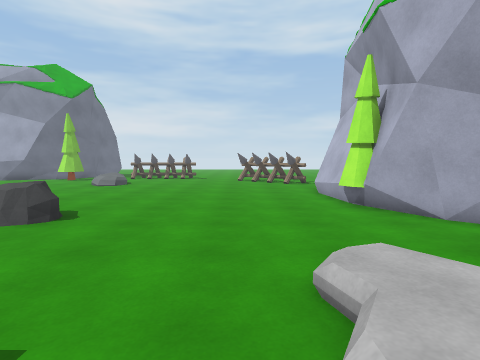
[1] (above)

24 first-person views from a walk through a 3-D level made in the Unity game engine. The camera is 1.4 m above the floor, tilts 4° down and sees 80° across. The floor is counted in squares, 1 m on a side. Each view is taken from the middle of a square. On the plan, view 1 faces up. The plan holds only what a view shows up to about 14 squares ahead; the rest is blank. The place goes on beyond the plan. The player character is not drawn. Some animated figures are left out.

[2]
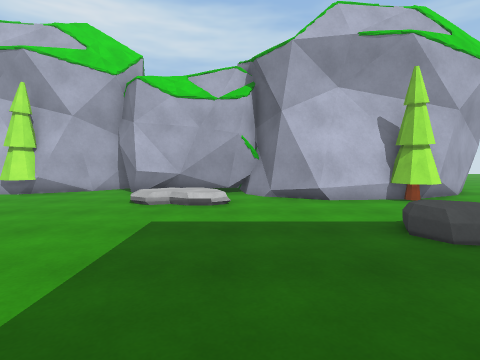

[3]
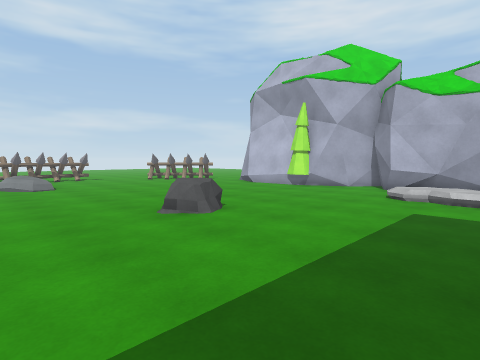

[4]
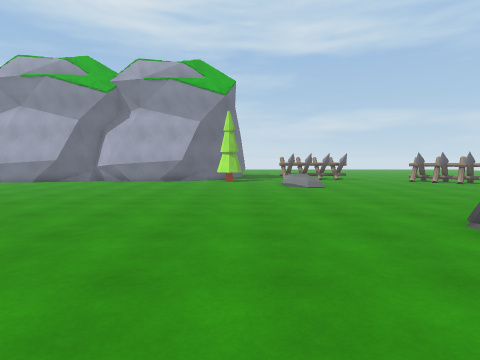

[5]
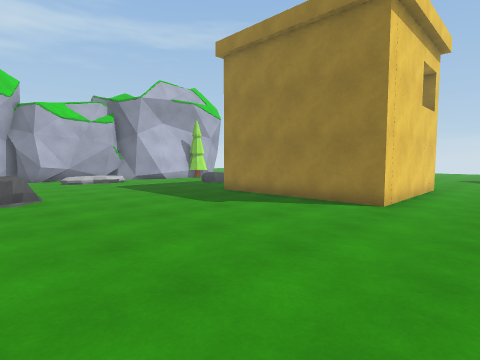

[6]
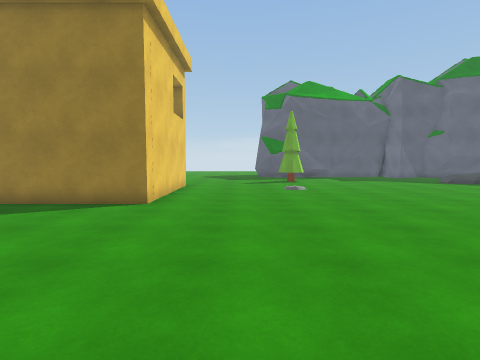

[7]
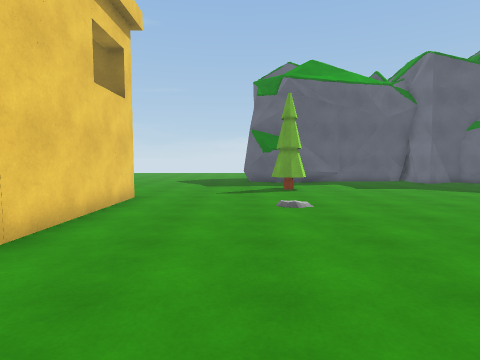

[8]
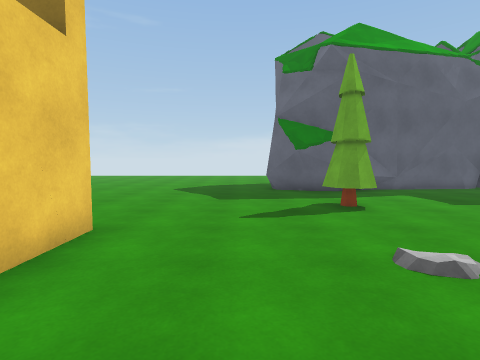

[9]
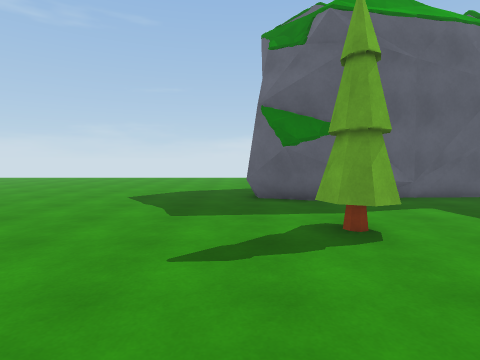

[10]
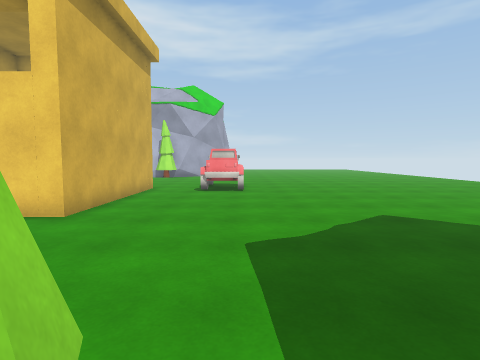

[11]
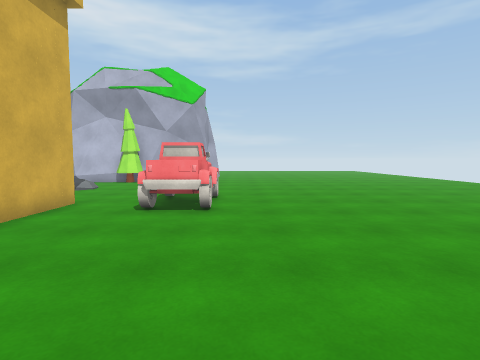

[12]
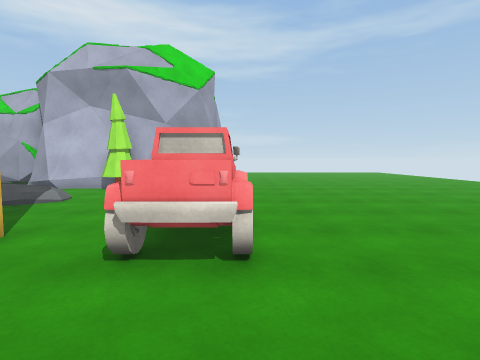

[13]
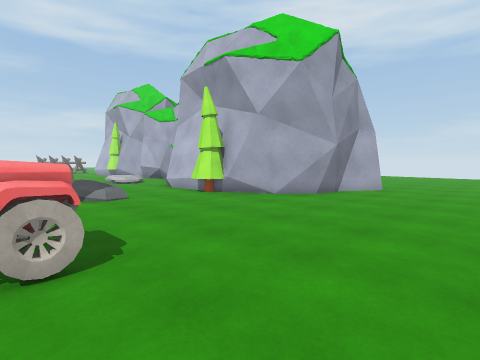

[14]
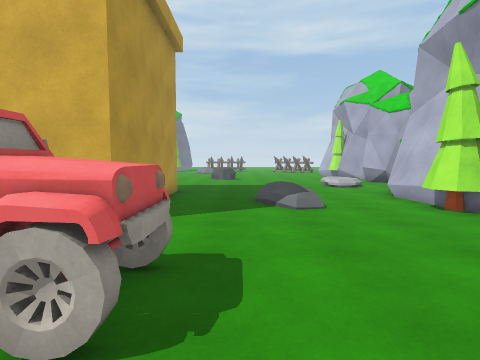

[15]
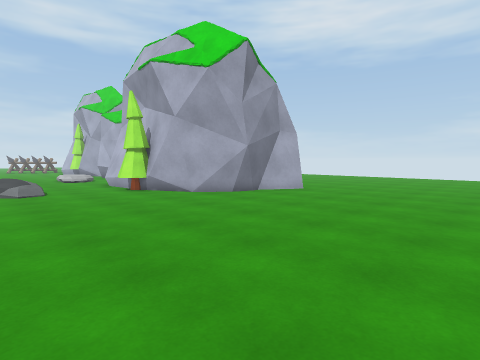

[16]
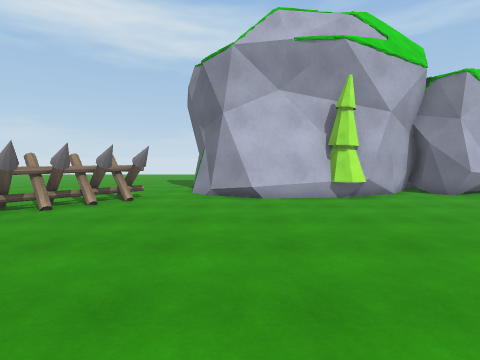

[17]
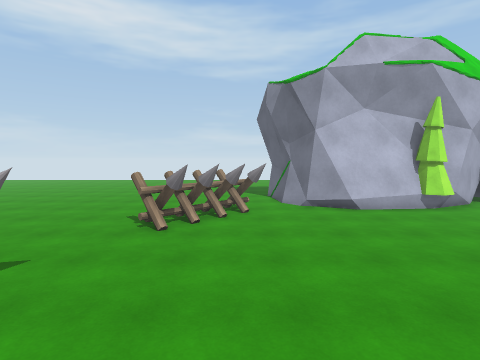

[18]
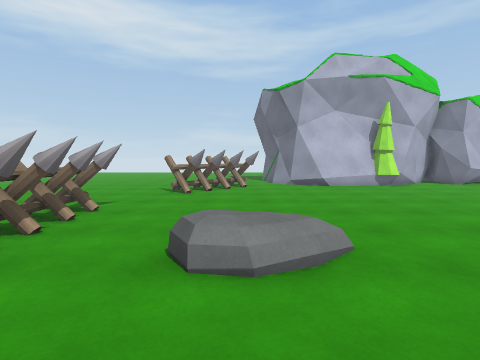

[19]
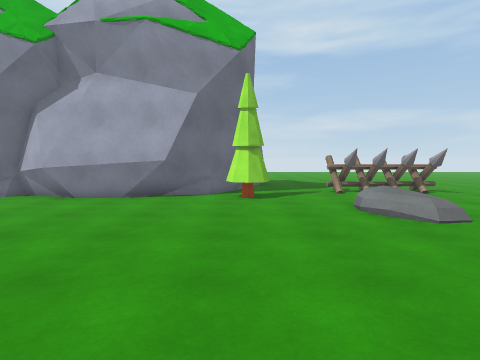

[20]
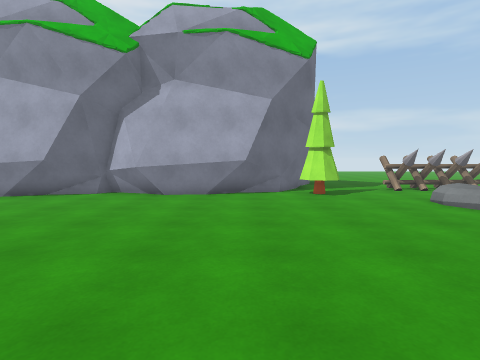

[21]
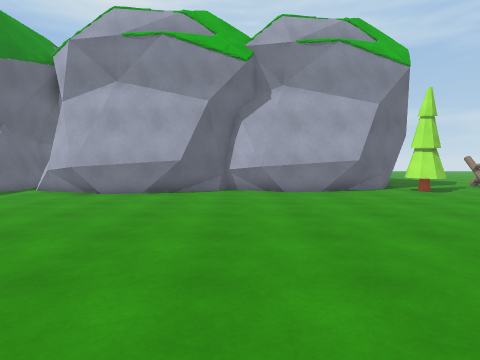

[22]
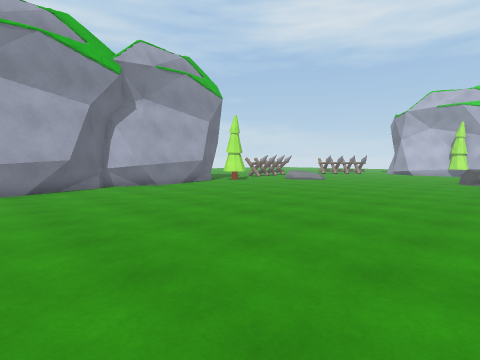

[23]
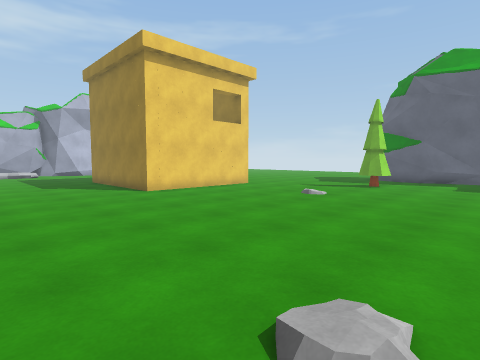

[24]
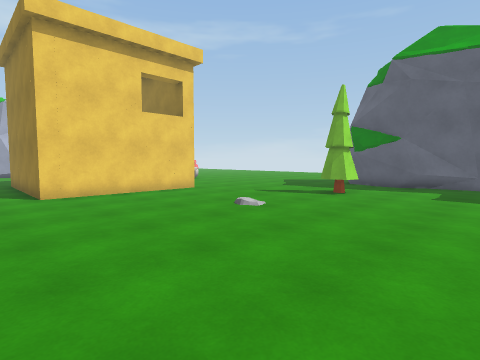

### Floor plan
Key: @ floor where view 1 was taken; # wall or solid block; . main floor; : floor 0.5 m higher than the main floor; / step, stairs or slope; = window, fence, low wall or low ledge; ^ raised ledge; T tree; R rock; H house; O other object.
Columns run from 26 left of view 1 to 7 right of it. Each row starts with its distance up from view 1.
 24                           .......
 23                .....    .........
 22              ##...#####..........
 21             ##T...#####........
 20     #########.TT..........##....
 19 #####..##.....TT..........####..
 18 ..................R/.......####.
 17 ..................: ........###...
 16 ................../ ..............
 15 .................../...........###
 14 ..............................###
 13  .............................#
 12  ............................=#
 11 ..............................#
 10 ..............................#
  9 .............................TT
  8 ..............................#
  7 ....................RRR.......##
  6  ....................R.........##
  5 . ............................OO#
  4  .........................../.O.
  3 ./........................./  OO
  2 .........................../  O#
  1 ...........................:  ##
  0 ..........................@...##
 -1 ............HHHHHHHH.........##
 -2 ............H   HHHH........##
 -3 ............H      H...R....##
 -4 ............H      H...//...##
 -5 ............H      H.../:...##
 -6 ............HH     H.......TT#
 -7 ............HH     H........##
 -8 ............HHHHHHHH.........##
 -9 ..............................#
-10 .....TT...........^.#=........####
-11 .....TT...........^#^^...........#
-12  .................^#^^............
-13 ..................................
-14 ..................................
-15 ..######..........................
-16 ###    #..........................
-17         ..........................
-18         ..........................
-19         .....................

Positions as (right, up) in squares from view 1, and headings:
1: (0, 0), facing up
2: (-8, 0), facing right
3: (-10, 0), facing up-right
4: (-11, 1), facing up
5: (-17, 8), facing down-right
6: (-17, 8), facing down
7: (-18, 3), facing down
8: (-17, -2), facing down
9: (-18, -5), facing down
10: (-21, -12), facing right
11: (-16, -13), facing right
12: (-12, -12), facing right
13: (-6, -16), facing up-right
14: (-4, -14), facing up
15: (-4, -19), facing up-right
16: (-7, 13), facing right
17: (-8, 17), facing right
18: (-12, 17), facing right
19: (-12, 9), facing up
20: (-15, 8), facing up
21: (-20, 7), facing up
22: (-26, 5), facing up-right
23: (-26, 5), facing down-right
24: (-26, 1), facing down-right
